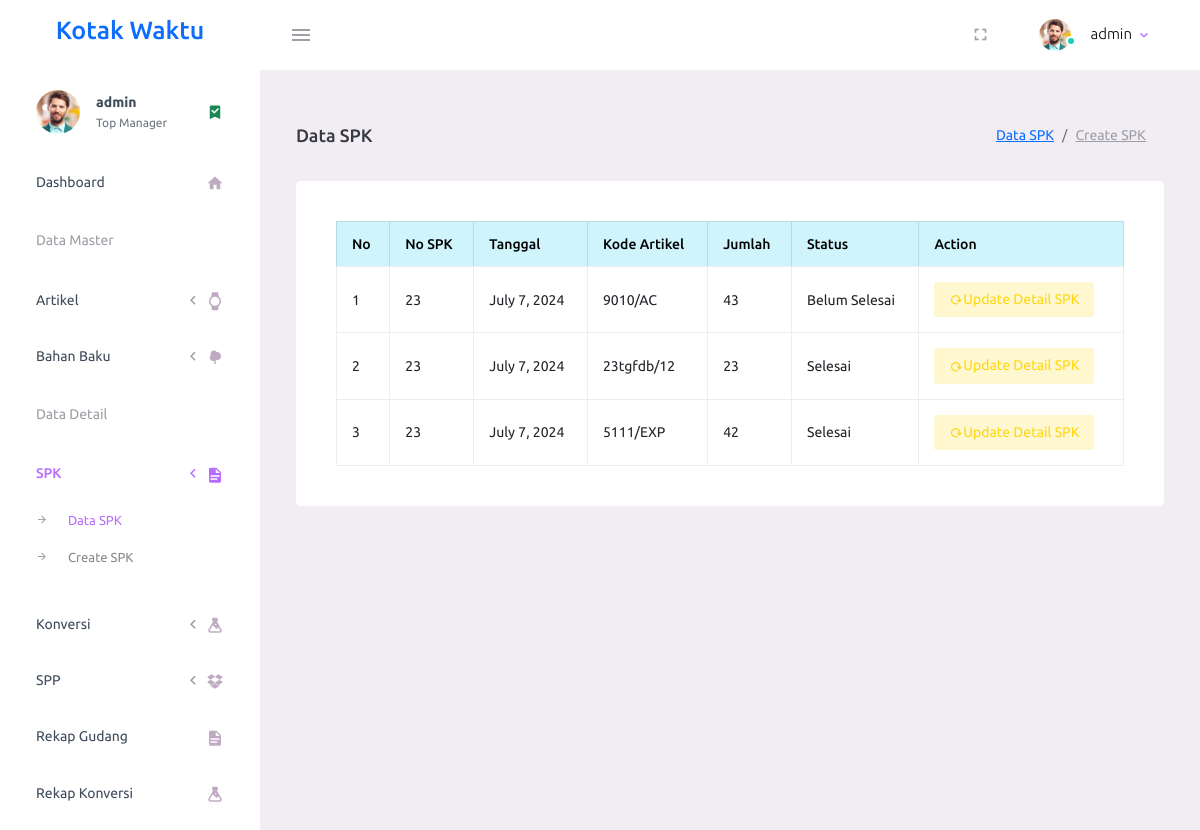
/read_spk (signed in), run on the app's committed database.
### waktu/models.py (models this page shows, shortened)
class detailspk(models.Model) :
    id_detailspk = models.AutoField(primary_key=True)
    id_spk = models.ForeignKey(spk, on_delete=models.CASCADE)
    id_artikel = models.ForeignKey(artikel,on_delete=models.CASCADE)
    jumlah = models.PositiveIntegerField()
    status = models.BooleanField(default=False,null=True)

class spk(models.Model) :
    id_spk = models.AutoField(primary_key=True)
    no_spk = models.CharField(max_length=100)
    tanggal = models.DateField()
    def __str__(self) :
        return str(self.no_spk)

class artikel(models.Model) :
    id_artikel = models.AutoField(primary_key=True)
    kode_artikel = models.CharField( max_length=100)
    keterangan =models.TextField(blank=True, null=True)
    def __str__(self) :
        return str(self.kode_artikel)

### waktu/decorators.py (the view)
        def wrap(request, *args, **kwargs) :
            group = None
            if request.user.groups.exists() :
                group = request.user.groups.all()[0].name
            if group in allowed_roles :
                return func(request, *args, **kwargs)
            else :
                return render(request, 'base/404.html')

### waktu/context_processors.py (called while the page is built)
def is_owner(request) :
    return {'is_owner': request.user.groups.filter(name='owner').exists()}

def is_admin(request) :
    return {'is_admin': request.user.groups.filter(name='admin').exists()}

def is_produksi(request) :
    return {'is_produksi': request.user.groups.filter(name='produksi').exists()}

def is_gudang(request) :
    return {'is_gudang': request.user.groups.filter(name='gudang').exists()}

### waktu/views.py (called while the page is built)
@login_required(login_url="login")
@role_required(["owner",'admin','produksi'])
def read_spk(request) :
    spkobj = models.detailspk.objects.all().order_by('id_spk__tanggal')
    return render(request, 'spk/read_spk.html',{'detailspk':spkobj})

### waktu/templates/spk/read_spk.html (shortened to what this page needs)
{% extends 'base/base.html' %}
{% block content %}
<div class="page-header">
    <h1 class="page-title">Data SPK</h1>
    <nav aria-label="breadcrumb">
        <ol class="breadcrumb">
            <li class="breadcrumb-item "><a href="{% url 'read_spk' %}">Data SPK</a></li>
          <li class="breadcrumb-item active " aria-current="page" ><a class="text-muted" href="{% url 'create_spk' %}">Create SPK</a></li>
        </ol>
      </nav>
</div>
<div class="row">
    <div class="col-lg-12 grid-margin stretch-card">
        <div class="card">
            <div class="card-body">
                <div class="table-responsive">
                    <table class="table table-bordered" id="dataartikel">
                        <thead class="table-info">
                            <tr>
                                <th>No</th>
                                <th>No SPK</th>
                                <th>Tanggal</th>
                                <th>Kode Artikel</th>
                                <th>Jumlah</th>
                                <th>Status</th>
                                {% if is_owner or is_admin %}
                                <th>Action</th>
                                {% endif %}
                            </tr>
                        </thead>
                        <tbody>
                            {% for item in detailspk %}
                            <tr>
                                <td>{{forloop.counter}}</td>
                                <td>{{item.id_spk}}</td>
                                <td>{{item.id_spk.tanggal}}</td>
                                <td>{{item.id_artikel}}</td>
                                <td>{{item.jumlah}}</td>
                                {% if item.status == True  %}
                                <td>Selesai</td>
                                {% else %}
                                <td>Belum Selesai</td>
                                {% endif %}
                                {% if is_owner or is_admin %}
                                <td>
                                    <a href="{% url 'update_spk' item.id_detailspk %}"><button class="btn-inverse-warning btn-icon-text btn-sm mr-2">
                                        <i class="mdi mdi-reload btn-icon-prepend align-middle"></i>Update Detail SPK</button></a>
                                </td>
                                {% endif %}
                            </tr>
                            {% endfor %}
                        </tbody>
                    </table>
                </div>
            </div>
        </div>
    </div>
</div>
{% endblock  %}

### waktu/templates/base/navbar.html (shortened to what this page needs)
{% load static %}
<nav class="navbar default-layout-navbar col-lg-12 col-12 p-0 fixed-top d-flex flex-row">
  <div class="text-center navbar-brand-wrapper d-flex align-items-center justify-content-center">
    <a class="navbar-brand brand-logo text-primary" href="index.html"><h3>Kotak Waktu</h3></a>
  </div>
  <div class="navbar-menu-wrapper d-flex align-items-stretch">
    <button class="navbar-toggler navbar-toggler align-self-center" type="button" data-toggle="minimize">
      <span class="mdi mdi-menu"></span>
    </button>
    <ul class="navbar-nav navbar-nav-right">
        <li class="nav-item d-none d-lg-block full-screen-link">
          <a class="nav-link">
            <i class="mdi mdi-fullscreen" id="fullscreen-button"></i>
          </a>
        </li>
      <li class="nav-item nav-profile dropdown">
        <a class="nav-link dropdown-toggle" id="profileDropdown" href="#" data-bs-toggle="dropdown" aria-expanded="false">
          <div class="nav-profile-img">
            <img src="{% static 'assets/images/faces/face1.jpg' %}" alt="">
            <span class="availability-status online"></span>
          </div>
          <div class="nav-profile-text">
            <p class="mb-1 text-black">{{user.username}}</p>
          </div>
        </a>
      </li>
  </div>
</nav>

### waktu/templates/base/sidebar.html (shortened to what this page needs)
{% load static %}
<nav class="sidebar sidebar-offcanvas" id="sidebar">
    <ul class="nav">
      <li class="nav-item nav-profile">
        <a href="#" class="nav-link">
          <div class="nav-profile-image">
            <img src="{% static 'assets/images/faces/face1.jpg' %}" alt="profile">
          </div>
          <div class="nav-profile-text d-flex flex-column">
            <span class="font-weight-bold mb-2">{{user.username}}</span>
            {% if is_owner or is_admin %}
            <span class="text-secondary text-small">Top Manager</span>
            {% elif is_gudang %}
            <span class="text-secondary text-small">Warehouse Staff</span>
            {% else %}
            <span class="text-secondary text-small">Production Staff</span>
            {% endif %}
          </div>
          <i class="mdi mdi-bookmark-check text-success nav-profile-badge"></i>
        </a>
      </li>
      <li class="nav-item">
        {% if is_owner %}
        <a class="nav-link" href="{% url 'base4' %}">
          <span class="menu-title">Dashboard</span>
          <i class="mdi mdi-home menu-icon"></i>
        </a>
        {% elif is_admin %}
        <a class="nav-link" href="{% url 'base3' %}">
          <span class="menu-title">Dashboard</span>
          <i class="mdi mdi-home menu-icon"></i>
        </a>
        {% elif is_gudang %}
        <a class="nav-link" href="{% url 'base' %}">
          <span class="menu-title">Dashboard</span>
          <i class="mdi mdi-home menu-icon"></i>
        </a>
        {% else %}
        <a class="nav-link" href="{% url 'base2' %}">
          <span class="menu-title">Dashboard</span>
          <i class="mdi mdi-home menu-icon"></i>
        </a>
        {% endif %}
      </li>
      {% if is_owner or is_admin %}
      <li class="nav-item nav-category">
        <span class="nav-link text-muted">Data Master</span>
      </li>
      <li class="nav-item">
        <a class="nav-link" data-bs-toggle="collapse" href="#ui-basic" aria-expanded="false" aria-controls="ui-basic">
          <span class="menu-title">Artikel</span>
          <i class="menu-arrow"></i>
          <i class="mdi mdi-watch menu-icon"></i>
        </a>
      </li>
      {% endif %}
      {% if is_owner or is_admin %}
      <li class="nav-item">
        <a class="nav-link" data-bs-toggle="collapse" href="#ui-basic2" aria-expanded="false" aria-controls="ui-basic2">
          <span class="menu-title">Bahan Baku</span>
          <i class="menu-arrow"></i>
          <i class="mdi mdi-tree menu-icon"></i>
        </a>
      </li>
      {% endif %}
      {% if is_owner or is_admin or is_produksi %}
      <li class="nav-item nav-category">
        <span class="nav-link text-muted">Data Detail</span>
      </li>
      <li class="nav-item">
        <a class="nav-link" data-bs-toggle="collapse" href="#ui-basic3" aria-expanded="false" aria-controls="ui-basic3">
          <span class="menu-title">SPK</span>
          <i class="menu-arrow"></i>
          <i class="mdi mdi-file-document menu-icon"></i>
        </a>
        <div class="collapse" id="ui-basic3">
          <ul class="nav flex-column sub-menu">
            <li class="nav-item">
              <a class="nav-link" href="{% url 'read_spk' %}">
                Data SPK
              </a>
            {% if is_owner or is_admin %}
            </li>
            <li class="nav-item">
               <a class="nav-link" href="{% url 'create_spk' %}">
              Create SPK
              </a>
            </li>
            {% endif %}
          </ul>
        </div>
      </li>
      {% endif %}
      {% if is_owner or is_admin or is_gudang or is_produksi %}
      <li class="nav-item">
        <a class="nav-link" data-bs-toggle="collapse" href="#ui-basic4" aria-expanded="false" aria-controls="ui-basic4">
          <span class="menu-title">Konversi</span>
          <i class="menu-arrow"></i>
          <i class="mdi mdi-flask
          menu-icon"></i>
        </a>
      </li>
      {% endif %}
      {% if is_owner or is_gudang or is_admin %}
      <li class="nav-item">
        <a class="nav-link" data-bs-toggle="collapse" href="#ui-basic6" aria-expanded="false" aria-controls="ui-basic6">
          <span class="menu-title">SPP</span>
          <i class="menu-arrow"></i>
          <i class="mdi mdi-dropbox
          menu-icon"></i>
        </a>
      </li>
      {% endif %}
      {% if is_owner or is_gudang or is_admin or is_produksi %}
      {% if is_owner or is_gudang or is_admin  %}
      <li class="nav-item">
        <a class="nav-link" href="{% url 'rekap_gudang' %}">
          <span class="menu-title">Rekap Gudang</span>
          <i class="mdi mdi-file-document menu-icon"></i>
        </a>
      </li>
      {% endif %}
      <li class="nav-item">
        <a class="nav-link" href="{% url 'rekap_konv' %}">
          <span class="menu-title">Rekap Konversi</span>
          <i class="mdi mdi-flask menu-icon"></i>
        </a>
      </li>
      {% endif %}
    </ul>
  </nav>

### data on the page
detailspk: id_spk "23", id_spk.tanggal "July 7, 2024", id_artikel "9010/AC", jumlah "43", status "Belum Selesai"
detailspk: id_spk "23", id_spk.tanggal "July 7, 2024", id_artikel "23tgfdb/12", jumlah "23", status "Selesai"
detailspk: id_spk "23", id_spk.tanggal "July 7, 2024", id_artikel "5111/EXP", jumlah "42", status "Selesai"

### other printed values
{{ user.username }} "admin"
